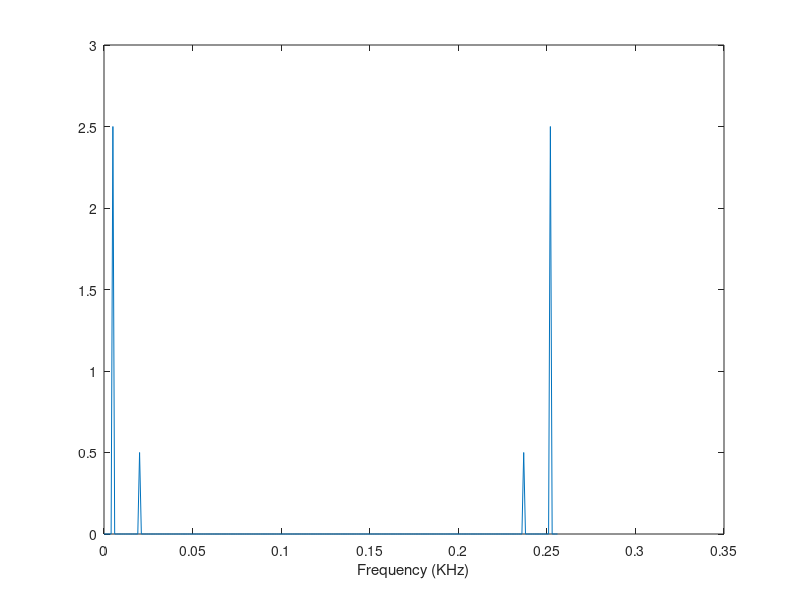

Recreate this plot in MATLAB.
%fourier transform trial script to check basic concepts that have been read
clc; clear all; close all;
Amp = 1;
freq = 12000;  %frequency of the sine wave
N = 256;
TimeLength = 1; %2 seconds worth of signal to be sampled
fsHz = N/TimeLength;
dt = TimeLength/N;

% sine = Amp*sin(2*pi*freq*(0:dt:TimeLength));
t = 0:dt:TimeLength;
% sine = Amp*(1 -cos(2*pi*5*t./3)).*cos(2*pi*5*t).*(t >= 0 & t <= 3/5);
sine = cos(40*pi*t) + 5*sin(pi/3 + 10*pi*t);

transform = fft(sine,N)/(N);
magTransform = abs(transform);
max(magTransform)
find(magTransform == max(magTransform))
faxis = linspace(0,fsHz/1000,N);
plot(faxis,(magTransform));
% axis([-40 40 0 0.6])
xlabel('Frequency (KHz)')